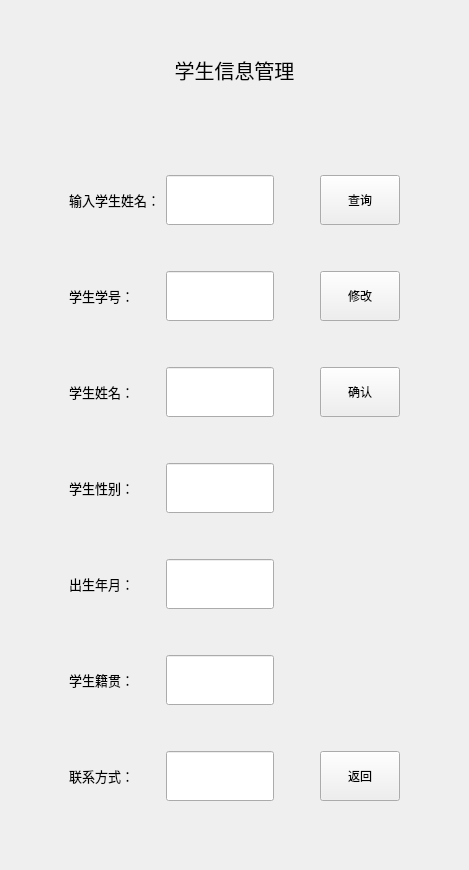
     <widget class="QWidget" name="manage_infomation">
      <layout class="QVBoxLayout" name="verticalLayout_4">
       <item>
        <widget class="QWidget" name="widget_6" native="true">
         <layout class="QVBoxLayout" name="verticalLayout_5">
          <item>
           <widget class="QLabel" name="label_4">
            <property name="minimumSize">
             <size>
              <width>0</width>
              <height>100</height>
             </size>
            </property>
            <property name="maximumSize">
             <size>
              <width>16777215</width>
              <height>100</height>
             </size>
            </property>
            <property name="font">
             <font>
              <family>隶书</family>
              <pointsize>15</pointsize>
             </font>
            </property>
            <property name="text">
             <string>学生信息管理</string>
            </property>
            <property name="alignment">
             <set>Qt::AlignCenter</set>
            </property>
           </widget>
          </item>
          <item>
           <widget class="QWidget" name="widget_7" native="true">
            <layout class="QGridLayout" name="gridLayout_6">
             <item row="3" column="6">
              <widget class="QPushButton" name="manage_alter_information">
               <property name="maximumSize">
                <size>
                 <width>16777215</width>
                 <height>50</height>
                </size>
               </property>
               <property name="text">
                <string>修改</string>
               </property>
              </widget>
             </item>
             <item row="3" column="2">
              <widget class="QLineEdit" name="student_number_read">
               <property name="minimumSize">
                <size>
                 <width>0</width>
                 <height>50</height>
                </size>
               </property>
               <property name="maximumSize">
                <size>
                 <width>16777215</width>
                 <height>50</height>
                </size>
               </property>
              </widget>
             </item>
             <item row="12" column="1">
              <spacer name="verticalSpacer_43">
               <property name="orientation">
                <enum>Qt::Vertical</enum>
               </property>
               <property name="sizeHint" stdset="0">
                <size>
                 <width>20</width>
                 <height>40</height>
                </size>
               </property>
              </spacer>
             </item>
             <item row="5" column="6">
              <widget class="QPushButton" name="manage_confirm_information">
               <property name="maximumSize">
                <size>
                 <width>16777215</width>
                 <height>50</height>
                </size>
               </property>
               <property name="text">
                <string>确认</string>
               </property>
              </widget>
             </item>
             <item row="1" column="3">
              <spacer name="horizontalSpacer_19">
               <property name="orientation">
                <enum>Qt::Horizontal</enum>
               </property>
               <property name="sizeHint" stdset="0">
                <size>
                 <width>40</width>
                 <height>20</height>
                </size>
               </property>
              </spacer>
             </item>
             <item row="13" column="1">
              <widget class="QLabel" name="label_10">
               <property name="minimumSize">
                <size>
                 <width>0</width>
                 <height>50</height>
                </size>
               </property>
               <property name="maximumSize">
                <size>
                 <width>16777215</width>
                 <height>50</height>
                </size>
               </property>
               <property name="font">
                <font>
                 <pointsize>10</pointsize>
                </font>
               </property>
               <property name="text">
                <string>联系方式：</string>
               </property>
              </widget>
             </item>
             <item row="9" column="2">
              <widget class="QLineEdit" name="student_birth_read">
               <property name="minimumSize">
                <size>
                 <width>0</width>
                 <height>50</height>
                </size>
               </property>
               <property name="maximumSize">
                <size>
                 <width>16777215</width>
                 <height>50</height>
                </size>
               </property>
              </widget>
             </item>
             <item row="7" column="2">
              <widget class="QLineEdit" name="student_gender_read">
               <property name="minimumSize">
                <size>
                 <width>0</width>
                 <height>50</height>
                </size>
               </property>
               <property name="maximumSize">
                <size>
                 <width>16777215</width>
                 <height>50</height>
                </size>
               </property>
              </widget>
             </item>
             <item row="1" column="7">
              <spacer name="horizontalSpacer_18">
               <property name="orientation">
                <enum>Qt::Horizontal</enum>
               </property>
               <property name="sizeType">
                <enum>QSizePolicy::Fixed</enum>
               </property>
               <property name="sizeHint" stdset="0">
                <size>
                 <width>40</width>
                 <height>20</height>
                </size>
               </property>
              </spacer>
             </item>
             <item row="5" column="2">
              <widget class="QLineEdit" name="student_name_read">
               <property name="minimumSize">
                <size>
                 <width>0</width>
                 <height>50</height>
                </size>
               </property>
               <property name="maximumSize">
                <size>
                 <width>16777215</width>
                 <height>50</height>
                </size>
               </property>
              </widget>
             </item>
             <item row="3" column="1">
              <widget class="QLabel" name="label_6">
               <property name="minimumSize">
                <size>
                 <width>0</width>
                 <height>50</height>
                </size>
               </property>
               <property name="maximumSize">
                <size>
                 <width>16777215</width>
                 <height>50</height>
                </size>
               </property>
               <property name="font">
                <font>
                 <pointsize>10</pointsize>
                </font>
               </property>
               <property name="text">
                <string>学生学号：</string>
               </property>
              </widget>
             </item>
             <item row="9" column="1">
              <widget class="QLabel" name="label_11">
               <property name="minimumSize">
                <size>
                 <width>0</width>
                 <height>50</height>
                </size>
               </property>
               <property name="maximumSize">
                <size>
                 <width>16777215</width>
                 <height>50</height>
                </size>
               </property>
               <property name="font">
                <font>
                 <pointsize>10</pointsize>
                </font>
               </property>
               <property name="text">
                <string>出生年月：</string>
               </property>
              </widget>
             </item>
             <item row="13" column="2">
              <widget class="QLineEdit" name="student_phone_read">
               <property name="minimumSize">
                <size>
                 <width>0</width>
                 <height>50</height>
                </size>
               </property>
              </widget>
             </item>
             <item row="4" column="1">
              <spacer name="verticalSpacer_39">
               <property name="orientation">
                <enum>Qt::Vertical</enum>
               </property>
               <property name="sizeHint" stdset="0">
                <size>
                 <width>20</width>
                 <height>40</height>
                </size>
               </property>
              </spacer>
             </item>
             <item row="2" column="1">
              <spacer name="verticalSpacer_38">
               <property name="orientation">
                <enum>Qt::Vertical</enum>
               </property>
               <property name="sizeHint" stdset="0">
                <size>
                 <width>20</width>
                 <height>40</height>
                </size>
               </property>
              </spacer>
             </item>
             <item row="1" column="1">
              <widget class="QLabel" name="label_5">
               <property name="minimumSize">
                <size>
                 <width>0</width>
                 <height>50</height>
                </size>
               </property>
               <property name="maximumSize">
                <size>
                 <width>16777215</width>
                 <height>50</height>
                </size>
               </property>
               <property name="font">
                <font>
                 <pointsize>10</pointsize>
                </font>
               </property>
               <property name="text">
                <string>输入学生姓名：</string>
               </property>
              </widget>
             </item>
             <item row="7" column="1">
              <widget class="QLabel" name="label_8">
               <property name="minimumSize">
                <size>
                 <width>0</width>
                 <height>50</height>
                </size>
               </property>
               <property name="maximumSize">
                <size>
                 <width>16777215</width>
                 <height>50</height>
                </size>
               </property>
               <property name="font">
                <font>
                 <pointsize>10</pointsize>
                </font>
               </property>
               <property name="text">
                <string>学生性别：</string>
               </property>
              </widget>
             </item>
             <item row="11" column="1">
              <widget class="QLabel" name="label_9">
               <property name="minimumSize">
                <size>
                 <width>0</width>
                 <height>50</height>
                </size>
               </property>
               <property name="maximumSize">
                <size>
                 <width>16777215</width>
                 <height>50</height>
                </size>
               </property>
               <property name="font">
                <font>
                 <pointsize>10</pointsize>
                </font>
               </property>
               <property name="text">
                <string>学生籍贯：</string>
               </property>
              </widget>
             </item>
             <item row="14" column="1">
              <spacer name="verticalSpacer_44">
               <property name="orientation">
                <enum>Qt::Vertical</enum>
               </property>
               <property name="sizeHint" stdset="0">
                <size>
                 <width>20</width>
                 <height>40</height>
                </size>
               </property>
              </spacer>
             </item>
             <item row="13" column="6">
              <widget class="QPushButton" name="back_information">
               <property name="maximumSize">
                <size>
                 <width>16777215</width>
                 <height>50</height>
                </size>
               </property>
               <property name="text">
                <string>返回</string>
               </property>
              </widget>
             </item>
             <item row="5" column="1">
              <widget class="QLabel" name="label_7">
               <property name="minimumSize">
                <size>
                 <width>0</width>
                 <height>50</height>
                </size>
               </property>
               <property name="maximumSize">
                <size>
                 <width>16777215</width>
                 <height>50</height>
                </size>
               </property>
               <property name="font">
                <font>
                 <pointsize>10</pointsize>
                </font>
               </property>
               <property name="text">
                <string>学生姓名：</string>
               </property>
              </widget>
             </item>
             <item row="1" column="6">
              <widget class="QPushButton" name="manage_search_information">
               <property name="maximumSize">
                <size>
                 <width>100</width>
                 <height>50</height>
                </size>
               </property>
               <property name="sizeIncrement">
                <size>
                 <width>100</width>
                 <height>0</height>
                </size>
               </property>
               <property name="text">
                <string>查询</string>
               </property>
              </widget>
             </item>
             <item row="11" column="2">
              <widget class="QLineEdit" name="student_place_read">
               <property name="minimumSize">
                <size>
                 <width>0</width>
                 <height>50</height>
                </size>
               </property>
              </widget>
             </item>
             <item row="1" column="2">
              <widget class="QLineEdit" name="get_student_name_information">
               <property name="minimumSize">
                <size>
                 <width>0</width>
                 <height>50</height>
                </size>
               </property>
               <property name="maximumSize">
                <size>
                 <width>16777215</width>
                 <height>50</height>
                </size>
               </property>
              </widget>
             </item>
             <item row="0" column="1">
              <spacer name="verticalSpacer_45">
               <property name="orientation">
                <enum>Qt::Vertical</enum>
               </property>
               <property name="sizeHint" stdset="0">
                <size>
                 <width>20</width>
                 <height>40</height>
                </size>
               </property>
              </spacer>
             </item>
             <item row="6" column="1">
              <spacer name="verticalSpacer_40">
               <property name="orientation">
                <enum>Qt::Vertical</enum>
               </property>
               <property name="sizeHint" stdset="0">
                <size>
                 <width>20</width>
                 <height>40</height>
                </size>
               </property>
              </spacer>
             </item>
             <item row="10" column="1">
              <spacer name="verticalSpacer_42">
               <property name="orientation">
                <enum>Qt::Vertical</enum>
               </property>
               <property name="sizeHint" stdset="0">
                <size>
                 <width>20</width>
                 <height>40</height>
                </size>
               </property>
              </spacer>
             </item>
             <item row="1" column="0">
              <spacer name="horizontalSpacer_48">
               <property name="orientation">
                <enum>Qt::Horizontal</enum>
               </property>
               <property name="sizeHint" stdset="0">
                <size>
                 <width>40</width>
                 <height>20</height>
                </size>
               </property>
              </spacer>
             </item>
             <item row="8" column="1">
              <spacer name="verticalSpacer_41">
               <property name="orientation">
                <enum>Qt::Vertical</enum>
               </property>
               <property name="sizeHint" stdset="0">
                <size>
                 <width>20</width>
                 <height>40</height>
                </size>
               </property>
              </spacer>
             </item>
            </layout>
           </widget>
          </item>
         </layout>
        </widget>
       </item>
      </layout>
     </widget>
